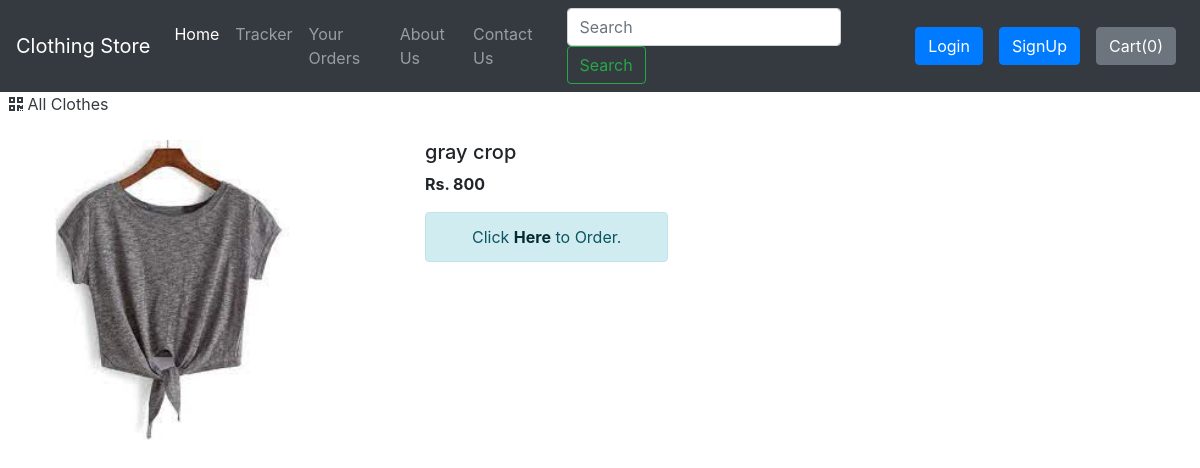
The app's page /shop/productView/32 with its own data.
### shop/models.py (models this page shows, shortened)
class Product(models.Model):
    product_id = models.AutoField
    product_name = models.CharField(max_length=50)
    category = models.CharField(max_length=50, default="")
    price = models.IntegerField(default=0)
    desc= models.CharField(max_length=200)
    image = models.ImageField(upload_to="shop/images", default="")

### shop/views.py (the view)
def productView(request, myid):
    product = Product.objects.filter(id=myid)
    return render(request, 'shop/prodView.html', {'product': product[0]})

### shop/templates/shop/prodView.html (shortened to what this page needs)
{% extends 'shop/basic.html' %}
{% block body %}
<div>&nbsp;
    <a href="/shop" class="active text-dark">
      <i class="fas fa-qrcode"></i>
      <span>All Clothes</span>
    </a>
</div>
<div class="container my-4" id="cont">
    <div class="row">
    <div class="col-md-4">
        <img src="/media/{{product.image}}" width="250px" height="300px">
    </div>
    <div class="col-md-8">
        <h5>{{product.product_name}}</h5>
        <p><b>Rs. {{product.price}} </b></p>
        <div class='alert alert-info col-md-4 col-md-offset-4'>
            <center>Click <a href='/shop/search/?search={{product.product_name}}' class='alert-link'>Here</a> to Order.</center>
        </div>
    </div>
    </div>
</div>
{% endblock %}

### records on screen
Product: image (picture), product_name "gray crop", price "800"
